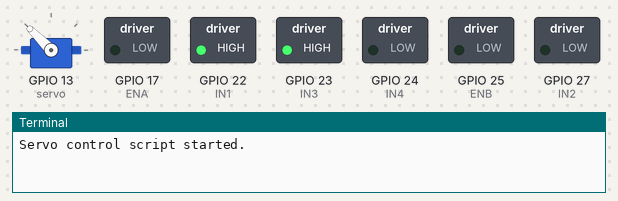
Bench run of a program on a simulated Raspberry Pi (BCM pin numbers). Shown: servo, switched loads named in the program (green lamp = pin HIGH), the last lines printed to the terminal. Servo angles are drawn from the pulse width (0.5 ms = 0°, 2.5 ms = 180°); the clock reads 2024-03-15 10:24:30 at power-on unless the program sets it.

Above: at 2.01 s.
At 5.7 s:
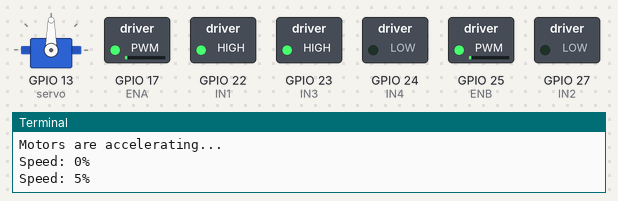
At 9.2 s:
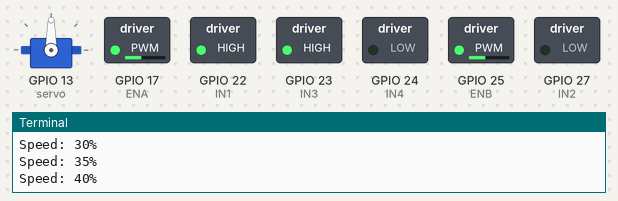
At 13.2 s:
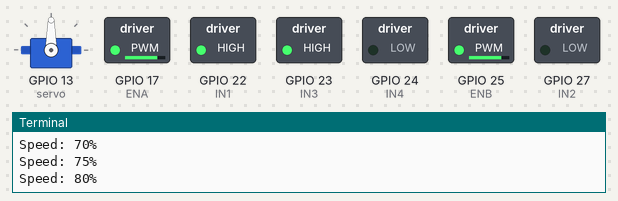
At 15.2 s:
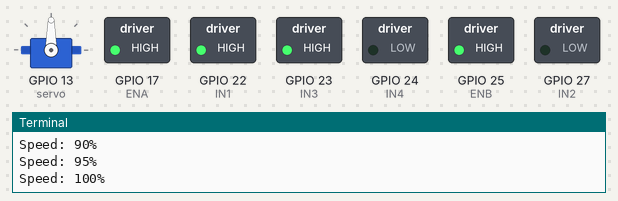
At 21.7 s:
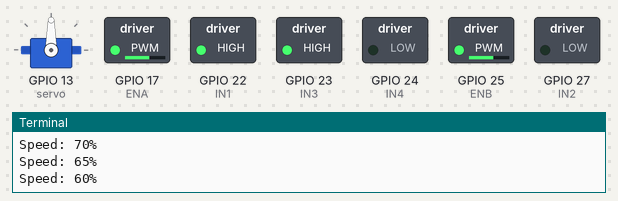
Timing chart, 0 to 40.0 s (numbered marks = the images above):
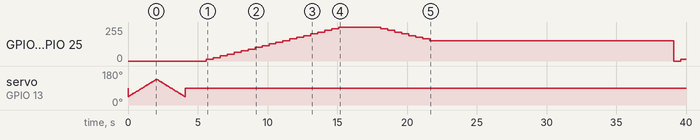

The program:

gpiodeneme_mesafe2.py
```python
from gpiozero import PWMOutputDevice, DigitalOutputDevice, DigitalInputDevice, Servo, DistanceSensor
from time import sleep, time

# Motor sürücü pinleri
ENA = PWMOutputDevice(17, frequency=1000)
IN1 = DigitalOutputDevice(22)
IN2 = DigitalOutputDevice(27)
ENB = PWMOutputDevice(25, frequency=1000)
IN3 = DigitalOutputDevice(23)
IN4 = DigitalOutputDevice(24)

# Encoder pinleri
# ENCODER1_PIN = 5  # Sol Encoder
# ENCODER2_PIN = 6  # Sağ Encoder

# Servo motor ve ultrasonik sensör pinleri
SERVO_PIN = 13
# TRIG_PIN = 16
# ECHO_PIN = 26

# Encoder'lar için DigitalInputDevice nesneleri
# encoder1 = DigitalInputDevice(ENCODER1_PIN)
# encoder2 = DigitalInputDevice(ENCODER2_PIN)

# Servo motor nesnesi
servo = Servo(SERVO_PIN)

# Ultrasonik sensör nesnesi
# ultrasonic = DistanceSensor(echo=ECHO_PIN, trigger=TRIG_PIN)

# Değişkenler
encoder1_count = 0
encoder2_count = 0
last_time = time()

# Encoder geri çağırma fonksiyonları
def encoder1_pulse():
    global encoder1_count
    encoder1_count += 1

def encoder2_pulse():
    global encoder2_count
    encoder2_count += 1

# Encoder geri çağırmalarını ayarlayın
# encoder1.when_activated = encoder1_pulse
# encoder2.when_activated = encoder2_pulse

def calculate_rpm(encoder_count, interval):
    # 20 pulse per revolution
    return (encoder_count / 20) * (60 / interval)

def sweep_servo():
    for angle in range(-100, 101, 5):
        servo.value = angle / 100.0
        sleep(0.05)
#         distance = ultrasonic.distance * 100  # Mesafeyi cm cinsinden al
#         print(f"Servo Angle: {angle}, Distance: {distance:.2f} cm")
    for angle in range(100, -101, -5):
        servo.value = angle / 100.0
        sleep(0.05)
#         distance = ultrasonic.distance * 100  # Mesafeyi cm cinsinden al
#         print(f"Servo Angle: {angle}, Distance: {distance:.2f} cm")

    servo.value = 0  # Servoyu ortalıyoruz

def print_rpm():
    global last_time, encoder1_count, encoder2_count
    current_time = time()
    elapsed_time = current_time - last_time
    if elapsed_time >= 1:
#         rpm1 = calculate_rpm(encoder1_count, elapsed_time)
#         rpm2 = calculate_rpm(encoder2_count, elapsed_time)
#         print(f"Motor 1 RPM: {rpm1}")
#         print(f"Motor 2 RPM: {rpm2}")
        encoder1_count = 0
        encoder2_count = 0
        last_time = current_time

IN1.on()
IN2.off()
IN3.on()
IN4.off()

print("Servo control script started.")
sweep_servo()  # Servo motoru belirli açılarda hareket ettir ve mesafe ölç
sleep(1)
print("Motor control script started.")

try:
    while True:
        print("Motors are accelerating...")
        for duty_cycle in range(0, 101, 5):
            ENA.value = duty_cycle / 100.0
            ENB.value = duty_cycle / 100.0
            print(f"Speed: {duty_cycle}%")
            for _ in range(5):  # 1 saniye boyunca RPM ölç ve yazdır
                print_rpm() # RPM Değerlerini yazdır
                sleep(0.1)

        print("Motors at maximum speed, waiting...")
        for _ in range(20):  # 2 saniye boyunca RPM ölç ve yazdır
            print_rpm()
            sleep(0.1)

        print("Motors are decelerating...")
        for duty_cycle in range(100, 59, -5):
            ENA.value = duty_cycle / 100.0
            ENB.value = duty_cycle / 100.0
            print(f"Speed: {duty_cycle}%")
            for _ in range(5):  # 1 saniye boyunca RPM ölç ve yazdır
                print_rpm() # RPM Değerlerini yazdır
                sleep(0.1)

            if duty_cycle == 60:
                sleep(15)

        print("Motors stopped, waiting...")
        for _ in range(20):  # 2 saniye boyunca RPM ölç ve yazdır
            print_rpm()
            sleep(0.1)

finally:
    ENA.off()
    ENB.off()
    IN1.off()
    IN2.off()
    IN3.off()
    IN4.off()
    print("Motor control script stopped.")
```

Measured:
- by itself, GPIO 17 (ENA), GPIO 25 (ENB): 0/255 → 13/255 at 5.6 s, → 26/255 0.50 s later, → 38/255 0.50 s later, → 51/255 0.50 s later, … (30 changes in this stretch)
